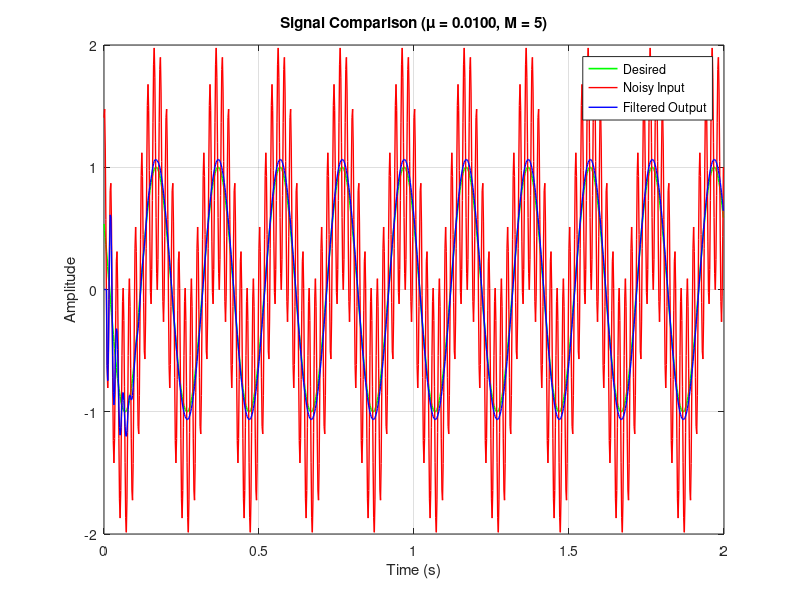
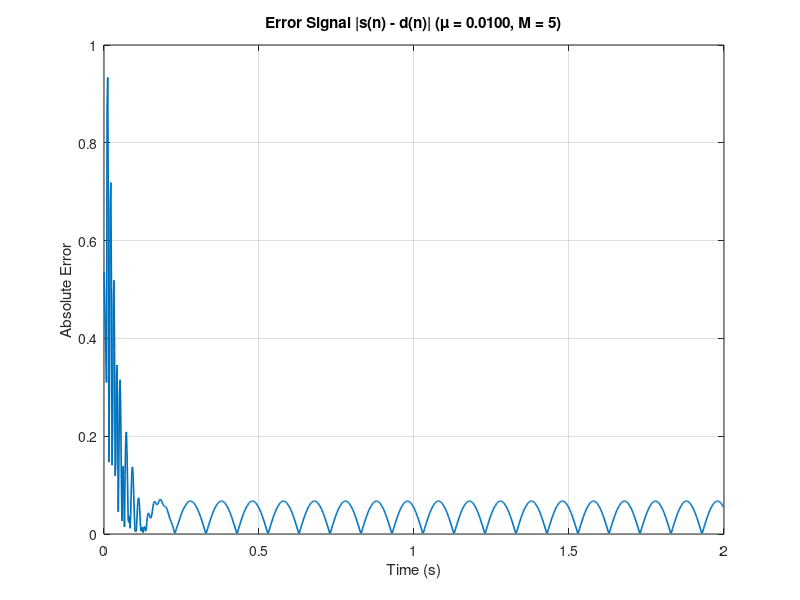
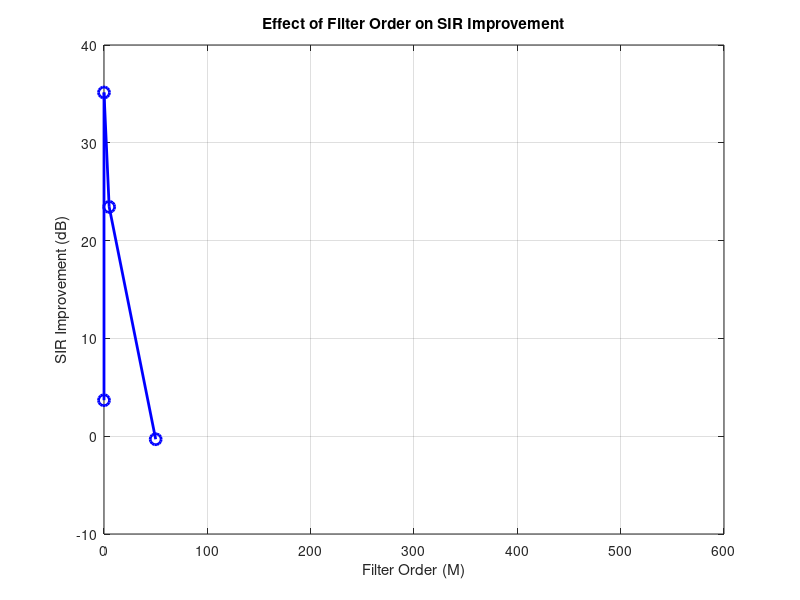

The MATLAB script that drew these images, in order:
% mranc_parameter_study.m
% MRANC Parameter Study in MATLAB

clc; clear; close all;

% ----------------------
% Generate synthetic desired and interference signals
% ----------------------
N     = 1000;          % Number of samples
fs    = 500;           % Sampling frequency (Hz)
t     = (0:N-1)/fs;    % Time vector

% Desired signal: 5 Hz sinusoid with random phase
desired = sin(2*pi*5*t + rand*2*pi);

% Interference: 50 Hz sinusoid scaled to input SIR of 0 dB
SIR_in_dB = 0;
A_int     = 10^(-SIR_in_dB/20);
interf    = A_int * sin(2*pi*50*t + rand*2*pi);

% Primary input
x = desired + interf;

% Reference signals
z1 = sin(2*pi*50*t);
z2 = cos(2*pi*50*t);
Z  = [z1; z2];      % 2-by-N reference matrix

% ----------------------
% Parameter combinations
% ----------------------
mu_vals = [0.0005, 0.005, 0.01, 0.01, 0.01];
M_vals  = [0,       0,     5,    50,   550];
numCases = numel(mu_vals);

% Preallocate results
SIR_out      = nan(1,numCases);
SIR_imp      = nan(1,numCases);
conv_samples = nan(1,numCases);

% ----------------------
% MRANC function (nested)
% ----------------------
function s = mranc_algo(x, Z, M, mu)
    [R, N] = size(Z);
    % Build Toeplitz matrix of references
    ZZ = [];
    for r = 1:R
        ZZ = [ZZ; toeplitz([Z(r,1) zeros(1,M)], Z(r,:))];
    end
    W = zeros(R*(M+1),1);
    s = zeros(1,N);
    for n = M+1:N
        zvec = ZZ(:,n);
        y    = W' * zvec;
        s(n) = x(n) - y;
        W    = W + 2*mu * s(n) * zvec;
    end
end

% ----------------------
% Loop through parameter sets
% ----------------------
for k = 1:numCases
    mu = mu_vals(k);
    M  = M_vals(k);
    % Run MRANC
    s_out = mranc_algo(x, Z, M, mu);
    % Steady-state region
    ss_start = round(0.7 * N) + 1;
    % Compute output SIR
    res_noise = s_out(ss_start:end) - desired(ss_start:end);
    SIR_out(k) = 10*log10(var(desired(ss_start:end)) / var(res_noise));
    % Compute actual input SIR
    orig_noise = x(ss_start:end) - desired(ss_start:end);
    SIR_in_actual = 10*log10(var(desired(ss_start:end)) / var(orig_noise));
    SIR_imp(k) = SIR_out(k) - SIR_in_actual;
    % Estimate convergence time
    err      = abs(s_out - desired);
    err_s    = movmean(err, 50);
    thresh   = 1.5 * mean(err_s(ss_start:end));
    idx_conv = find(err_s < thresh, 1);
    if ~isempty(idx_conv)
        conv_samples(k) = idx_conv;
    end
end

% ----------------------
% Display results in table
% ----------------------
fprintf('-------------------------------------------------------------\n');
fprintf('|   mu    |   M   |  SIR_out (dB)  |  SIR_imp (dB)  | Conv samples |\n');
fprintf('-------------------------------------------------------------\n');
for k = 1:numCases
    fprintf('| %7.4f | %5d | %14.2f | %14.2f | %12.0f |\n', ...
        mu_vals(k), M_vals(k), SIR_out(k), SIR_imp(k), conv_samples(k));
end
fprintf('-------------------------------------------------------------\n');

% End of mranc_parameter_study.m


% Choose a case to plot
k_plot = 3;
mu = mu_vals(k_plot);
M  = M_vals(k_plot);
s_out = mranc_algo(x, Z, M, mu);

figure;
plot(t, desired, 'g', 'LineWidth', 1.2); hold on;
plot(t, x, 'r', 'LineWidth', 1);
plot(t, s_out, 'b', 'LineWidth', 1);
legend('Desired', 'Noisy Input', 'Filtered Output');
xlabel('Time (s)');
ylabel('Amplitude');
title(sprintf('Signal Comparison (\\mu = %.4f, M = %d)', mu, M));
grid on;


figure;
plot(t, abs(s_out - desired), 'LineWidth', 1.2);
xlabel('Time (s)');
ylabel('Absolute Error');
title(sprintf('Error Signal |s(n) - d(n)| (\\mu = %.4f, M = %d)', mu, M));
grid on;


figure;
plot(M_vals, SIR_imp, 'o-b', 'LineWidth', 2, 'MarkerSize', 8);
xlabel('Filter Order (M)');
ylabel('SIR Improvement (dB)');
title('Effect of Filter Order on SIR Improvement');
grid on;
